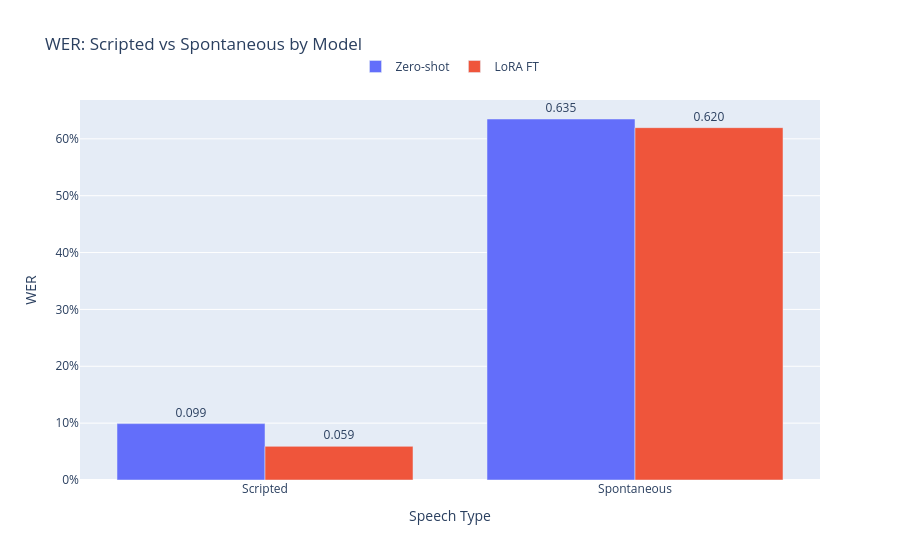

The cell this chart's notebook holds for it:
### Code cell
# ── 4-bar split × model chart ─────────────────────────────────────────────────
fig = go.Figure()
for model_name in ["Zero-shot", "LoRA FT"]:
    sub = gap[gap["Model"] == model_name]
    fig.add_trace(go.Bar(
        name=model_name,
        x=sub["Split"].tolist(),
        y=sub["WER"].tolist(),
        text=[f"{v:.3f}" for v in sub["WER"]], textposition="outside",
    ))

fig.update_layout(
    title="WER: Scripted vs Spontaneous by Model",
    barmode="group",
    legend=dict(orientation="h", yanchor="bottom", y=1.05, xanchor="center", x=0.5),
)
fig.update_yaxes(title_text="WER", tickformat=".0%")
fig.update_xaxes(title_text="Speech Type")
fig.show()

### Figure 1 — Plotly figure (JSON) as saved in the notebook; plotly's stock layout.template omitted (floating-point values rounded to 4 significant figures)
{"data": [{"name": "Zero-shot", "text": ["0.099", "0.635"], "textposition": "outside", "type": "bar", "x": ["Scripted", "Spontaneous"], "y": [0.09918, 0.6349]}, {"name": "LoRA FT", "text": ["0.059", "0.620"], "textposition": "outside", "type": "bar", "x": ["Scripted", "Spontaneous"], "y": [0.05916, 0.6196]}], "layout": {"barmode": "group", "legend": {"orientation": "h", "x": 0.5, "xanchor": "center", "y": 1.05, "yanchor": "bottom"}, "title": {"text": "WER: Scripted vs Spontaneous by Model"}, "xaxis": {"title": {"text": "Speech Type"}}, "yaxis": {"tickformat": ".0%", "title": {"text": "WER"}}}}
